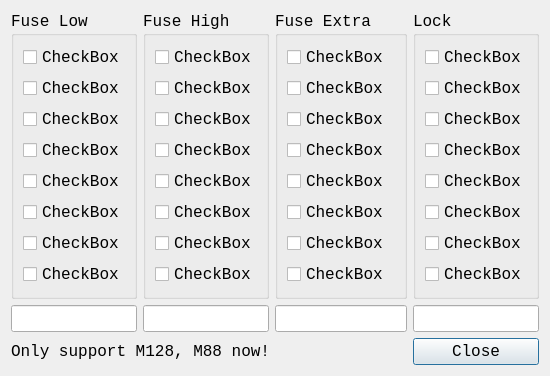
<?xml version="1.0" encoding="UTF-8"?>
<ui version="4.0">
 <class>BitSelector</class>
 <widget class="QDialog" name="BitSelector">
  <property name="geometry">
   <rect>
    <x>0</x>
    <y>0</y>
    <width>526</width>
    <height>372</height>
   </rect>
  </property>
  <property name="windowTitle">
   <string>Dialog</string>
  </property>
  <layout class="QGridLayout" name="gridLayout">
   <item row="0" column="0">
    <widget class="QGroupBox" name="groupBox_fuseLow">
     <property name="font">
      <font>
       <family>Consolas</family>
       <pointsize>12</pointsize>
      </font>
     </property>
     <property name="title">
      <string>Fuse Low</string>
     </property>
     <layout class="QVBoxLayout" name="verticalLayout">
      <item>
       <widget class="QCheckBox" name="checkBox_fuseL0">
        <property name="font">
         <font>
          <family>Consolas</family>
          <pointsize>12</pointsize>
         </font>
        </property>
        <property name="text">
         <string>CheckBox</string>
        </property>
       </widget>
      </item>
      <item>
       <widget class="QCheckBox" name="checkBox_fuseL1">
        <property name="font">
         <font>
          <family>Consolas</family>
          <pointsize>12</pointsize>
         </font>
        </property>
        <property name="text">
         <string>CheckBox</string>
        </property>
       </widget>
      </item>
      <item>
       <widget class="QCheckBox" name="checkBox_fuseL2">
        <property name="font">
         <font>
          <family>Consolas</family>
          <pointsize>12</pointsize>
         </font>
        </property>
        <property name="text">
         <string>CheckBox</string>
        </property>
       </widget>
      </item>
      <item>
       <widget class="QCheckBox" name="checkBox_fuseL3">
        <property name="font">
         <font>
          <family>Consolas</family>
          <pointsize>12</pointsize>
         </font>
        </property>
        <property name="text">
         <string>CheckBox</string>
        </property>
       </widget>
      </item>
      <item>
       <widget class="QCheckBox" name="checkBox_fuseL4">
        <property name="font">
         <font>
          <family>Consolas</family>
          <pointsize>12</pointsize>
         </font>
        </property>
        <property name="text">
         <string>CheckBox</string>
        </property>
       </widget>
      </item>
      <item>
       <widget class="QCheckBox" name="checkBox_fuseL5">
        <property name="font">
         <font>
          <family>Consolas</family>
          <pointsize>12</pointsize>
         </font>
        </property>
        <property name="text">
         <string>CheckBox</string>
        </property>
       </widget>
      </item>
      <item>
       <widget class="QCheckBox" name="checkBox_fuseL6">
        <property name="font">
         <font>
          <family>Consolas</family>
          <pointsize>12</pointsize>
         </font>
        </property>
        <property name="text">
         <string>CheckBox</string>
        </property>
       </widget>
      </item>
      <item>
       <widget class="QCheckBox" name="checkBox_fuseL7">
        <property name="font">
         <font>
          <family>Consolas</family>
          <pointsize>12</pointsize>
         </font>
        </property>
        <property name="text">
         <string>CheckBox</string>
        </property>
       </widget>
      </item>
     </layout>
    </widget>
   </item>
   <item row="0" column="1">
    <widget class="QGroupBox" name="groupBox_fuseHigh">
     <property name="font">
      <font>
       <family>Consolas</family>
       <pointsize>12</pointsize>
      </font>
     </property>
     <property name="title">
      <string>Fuse High</string>
     </property>
     <layout class="QVBoxLayout" name="verticalLayout_2">
      <item>
       <widget class="QCheckBox" name="checkBox_fuseH0">
        <property name="font">
         <font>
          <family>Consolas</family>
          <pointsize>12</pointsize>
         </font>
        </property>
        <property name="text">
         <string>CheckBox</string>
        </property>
       </widget>
      </item>
      <item>
       <widget class="QCheckBox" name="checkBox_fuseH1">
        <property name="font">
         <font>
          <family>Consolas</family>
          <pointsize>12</pointsize>
         </font>
        </property>
        <property name="text">
         <string>CheckBox</string>
        </property>
       </widget>
      </item>
      <item>
       <widget class="QCheckBox" name="checkBox_fuseH2">
        <property name="font">
         <font>
          <family>Consolas</family>
          <pointsize>12</pointsize>
         </font>
        </property>
        <property name="text">
         <string>CheckBox</string>
        </property>
       </widget>
      </item>
      <item>
       <widget class="QCheckBox" name="checkBox_fuseH3">
        <property name="font">
         <font>
          <family>Consolas</family>
          <pointsize>12</pointsize>
         </font>
        </property>
        <property name="text">
         <string>CheckBox</string>
        </property>
       </widget>
      </item>
      <item>
       <widget class="QCheckBox" name="checkBox_fuseH4">
        <property name="font">
         <font>
          <family>Consolas</family>
          <pointsize>12</pointsize>
         </font>
        </property>
        <property name="text">
         <string>CheckBox</string>
        </property>
       </widget>
      </item>
      <item>
       <widget class="QCheckBox" name="checkBox_fuseH5">
        <property name="font">
         <font>
          <family>Consolas</family>
          <pointsize>12</pointsize>
         </font>
        </property>
        <property name="text">
         <string>CheckBox</string>
        </property>
       </widget>
      </item>
      <item>
       <widget class="QCheckBox" name="checkBox_fuseH6">
        <property name="font">
         <font>
          <family>Consolas</family>
          <pointsize>12</pointsize>
         </font>
        </property>
        <property name="text">
         <string>CheckBox</string>
        </property>
       </widget>
      </item>
      <item>
       <widget class="QCheckBox" name="checkBox_fuseH7">
        <property name="font">
         <font>
          <family>Consolas</family>
          <pointsize>12</pointsize>
         </font>
        </property>
        <property name="text">
         <string>CheckBox</string>
        </property>
       </widget>
      </item>
     </layout>
    </widget>
   </item>
   <item row="0" column="2">
    <widget class="QGroupBox" name="groupBox_fuseExtra">
     <property name="font">
      <font>
       <family>Consolas</family>
       <pointsize>12</pointsize>
      </font>
     </property>
     <property name="title">
      <string>Fuse Extra</string>
     </property>
     <layout class="QVBoxLayout" name="verticalLayout_3">
      <item>
       <widget class="QCheckBox" name="checkBox_fuseE0">
        <property name="font">
         <font>
          <family>Consolas</family>
          <pointsize>12</pointsize>
         </font>
        </property>
        <property name="text">
         <string>CheckBox</string>
        </property>
       </widget>
      </item>
      <item>
       <widget class="QCheckBox" name="checkBox_fuseE1">
        <property name="font">
         <font>
          <family>Consolas</family>
          <pointsize>12</pointsize>
         </font>
        </property>
        <property name="text">
         <string>CheckBox</string>
        </property>
       </widget>
      </item>
      <item>
       <widget class="QCheckBox" name="checkBox_fuseE2">
        <property name="font">
         <font>
          <family>Consolas</family>
          <pointsize>12</pointsize>
         </font>
        </property>
        <property name="text">
         <string>CheckBox</string>
        </property>
       </widget>
      </item>
      <item>
       <widget class="QCheckBox" name="checkBox_fuseE3">
        <property name="font">
         <font>
          <family>Consolas</family>
          <pointsize>12</pointsize>
         </font>
        </property>
        <property name="text">
         <string>CheckBox</string>
        </property>
       </widget>
      </item>
      <item>
       <widget class="QCheckBox" name="checkBox_fuseE4">
        <property name="font">
         <font>
          <family>Consolas</family>
          <pointsize>12</pointsize>
         </font>
        </property>
        <property name="text">
         <string>CheckBox</string>
        </property>
       </widget>
      </item>
      <item>
       <widget class="QCheckBox" name="checkBox_fuseE5">
        <property name="font">
         <font>
          <family>Consolas</family>
          <pointsize>12</pointsize>
         </font>
        </property>
        <property name="text">
         <string>CheckBox</string>
        </property>
       </widget>
      </item>
      <item>
       <widget class="QCheckBox" name="checkBox_fuseE5_2">
        <property name="font">
         <font>
          <family>Consolas</family>
          <pointsize>12</pointsize>
         </font>
        </property>
        <property name="text">
         <string>CheckBox</string>
        </property>
       </widget>
      </item>
      <item>
       <widget class="QCheckBox" name="checkBox_fuseE7">
        <property name="font">
         <font>
          <family>Consolas</family>
          <pointsize>12</pointsize>
         </font>
        </property>
        <property name="text">
         <string>CheckBox</string>
        </property>
       </widget>
      </item>
     </layout>
    </widget>
   </item>
   <item row="0" column="3">
    <widget class="QGroupBox" name="groupBox_lock">
     <property name="font">
      <font>
       <family>Consolas</family>
       <pointsize>12</pointsize>
      </font>
     </property>
     <property name="title">
      <string>Lock</string>
     </property>
     <layout class="QVBoxLayout" name="verticalLayout_4">
      <item>
       <widget class="QCheckBox" name="checkBox_lock0">
        <property name="font">
         <font>
          <family>Consolas</family>
          <pointsize>12</pointsize>
         </font>
        </property>
        <property name="text">
         <string>CheckBox</string>
        </property>
       </widget>
      </item>
      <item>
       <widget class="QCheckBox" name="checkBox_lock1">
        <property name="font">
         <font>
          <family>Consolas</family>
          <pointsize>12</pointsize>
         </font>
        </property>
        <property name="text">
         <string>CheckBox</string>
        </property>
       </widget>
      </item>
      <item>
       <widget class="QCheckBox" name="checkBox_lock2">
        <property name="font">
         <font>
          <family>Consolas</family>
          <pointsize>12</pointsize>
         </font>
        </property>
        <property name="text">
         <string>CheckBox</string>
        </property>
       </widget>
      </item>
      <item>
       <widget class="QCheckBox" name="checkBox_lock3">
        <property name="font">
         <font>
          <family>Consolas</family>
          <pointsize>12</pointsize>
         </font>
        </property>
        <property name="text">
         <string>CheckBox</string>
        </property>
       </widget>
      </item>
      <item>
       <widget class="QCheckBox" name="checkBox_lock4">
        <property name="font">
         <font>
          <family>Consolas</family>
          <pointsize>12</pointsize>
         </font>
        </property>
        <property name="text">
         <string>CheckBox</string>
        </property>
       </widget>
      </item>
      <item>
       <widget class="QCheckBox" name="checkBox_lock5">
        <property name="font">
         <font>
          <family>Consolas</family>
          <pointsize>12</pointsize>
         </font>
        </property>
        <property name="text">
         <string>CheckBox</string>
        </property>
       </widget>
      </item>
      <item>
       <widget class="QCheckBox" name="checkBox_lock6">
        <property name="font">
         <font>
          <family>Consolas</family>
          <pointsize>12</pointsize>
         </font>
        </property>
        <property name="text">
         <string>CheckBox</string>
        </property>
       </widget>
      </item>
      <item>
       <widget class="QCheckBox" name="checkBox_lock7">
        <property name="font">
         <font>
          <family>Consolas</family>
          <pointsize>12</pointsize>
         </font>
        </property>
        <property name="text">
         <string>CheckBox</string>
        </property>
       </widget>
      </item>
     </layout>
    </widget>
   </item>
   <item row="1" column="0">
    <widget class="QLineEdit" name="lineEdit_fuseLow">
     <property name="font">
      <font>
       <family>Consolas</family>
       <pointsize>12</pointsize>
      </font>
     </property>
    </widget>
   </item>
   <item row="1" column="1">
    <widget class="QLineEdit" name="lineEdit_fuseHigh">
     <property name="font">
      <font>
       <family>Consolas</family>
       <pointsize>12</pointsize>
      </font>
     </property>
    </widget>
   </item>
   <item row="1" column="2">
    <widget class="QLineEdit" name="lineEdit_fuseExtra">
     <property name="font">
      <font>
       <family>Consolas</family>
       <pointsize>12</pointsize>
      </font>
     </property>
    </widget>
   </item>
   <item row="1" column="3">
    <widget class="QLineEdit" name="lineEdit_lock">
     <property name="font">
      <font>
       <family>Consolas</family>
       <pointsize>12</pointsize>
      </font>
     </property>
    </widget>
   </item>
   <item row="2" column="0" colspan="3">
    <widget class="QLabel" name="label">
     <property name="font">
      <font>
       <family>Consolas</family>
       <pointsize>12</pointsize>
      </font>
     </property>
     <property name="text">
      <string>Only support M128, M88 now!</string>
     </property>
    </widget>
   </item>
   <item row="2" column="3">
    <widget class="QPushButton" name="pushButton_2">
     <property name="font">
      <font>
       <family>Consolas</family>
       <pointsize>12</pointsize>
      </font>
     </property>
     <property name="text">
      <string>Close</string>
     </property>
    </widget>
   </item>
  </layout>
 </widget>
 <tabstops>
  <tabstop>checkBox_fuseL0</tabstop>
  <tabstop>checkBox_fuseL1</tabstop>
  <tabstop>checkBox_fuseL2</tabstop>
  <tabstop>checkBox_fuseL3</tabstop>
  <tabstop>checkBox_fuseL4</tabstop>
  <tabstop>checkBox_fuseL5</tabstop>
  <tabstop>checkBox_fuseL6</tabstop>
  <tabstop>checkBox_fuseL7</tabstop>
  <tabstop>lineEdit_fuseLow</tabstop>
  <tabstop>checkBox_fuseH0</tabstop>
  <tabstop>checkBox_fuseH1</tabstop>
  <tabstop>checkBox_fuseH2</tabstop>
  <tabstop>checkBox_fuseH3</tabstop>
  <tabstop>checkBox_fuseH4</tabstop>
  <tabstop>checkBox_fuseH5</tabstop>
  <tabstop>checkBox_fuseH6</tabstop>
  <tabstop>checkBox_fuseH7</tabstop>
  <tabstop>lineEdit_fuseHigh</tabstop>
  <tabstop>checkBox_fuseE0</tabstop>
  <tabstop>checkBox_fuseE1</tabstop>
  <tabstop>checkBox_fuseE2</tabstop>
  <tabstop>checkBox_fuseE3</tabstop>
  <tabstop>checkBox_fuseE4</tabstop>
  <tabstop>checkBox_fuseE5</tabstop>
  <tabstop>checkBox_fuseE5_2</tabstop>
  <tabstop>checkBox_fuseE7</tabstop>
  <tabstop>lineEdit_fuseExtra</tabstop>
  <tabstop>checkBox_lock0</tabstop>
  <tabstop>checkBox_lock1</tabstop>
  <tabstop>checkBox_lock2</tabstop>
  <tabstop>checkBox_lock3</tabstop>
  <tabstop>checkBox_lock4</tabstop>
  <tabstop>checkBox_lock5</tabstop>
  <tabstop>checkBox_lock6</tabstop>
  <tabstop>checkBox_lock7</tabstop>
  <tabstop>lineEdit_lock</tabstop>
  <tabstop>pushButton_2</tabstop>
 </tabstops>
 <resources/>
 <connections/>
</ui>
